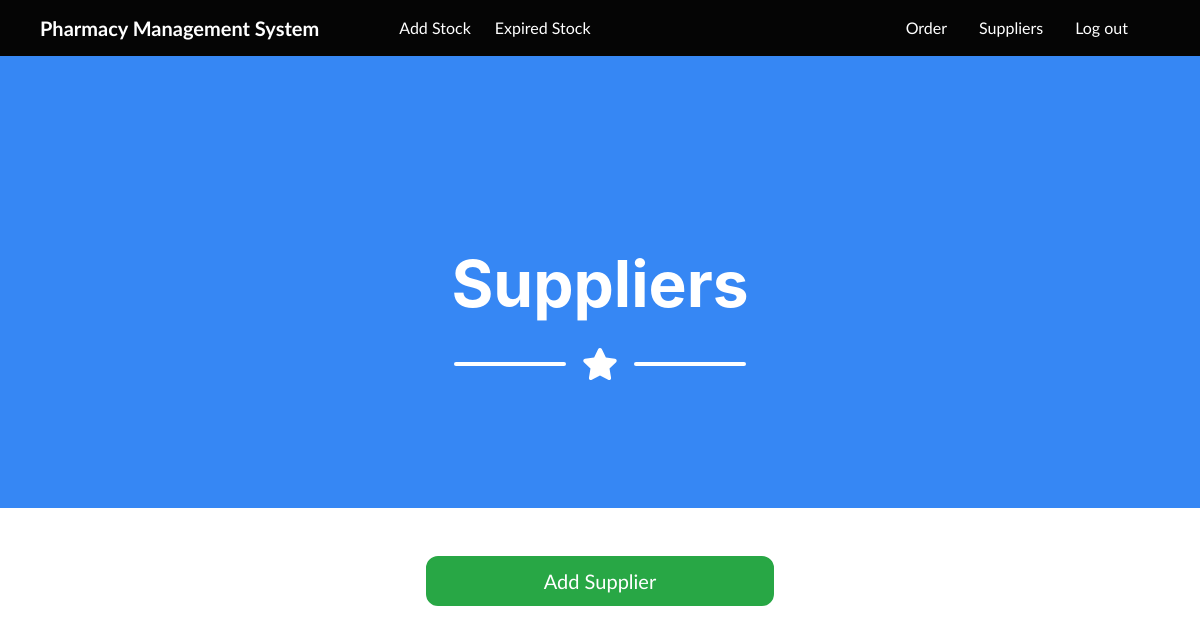
The app's page /pharmacist/viewSupplier.php (signed in), older data.
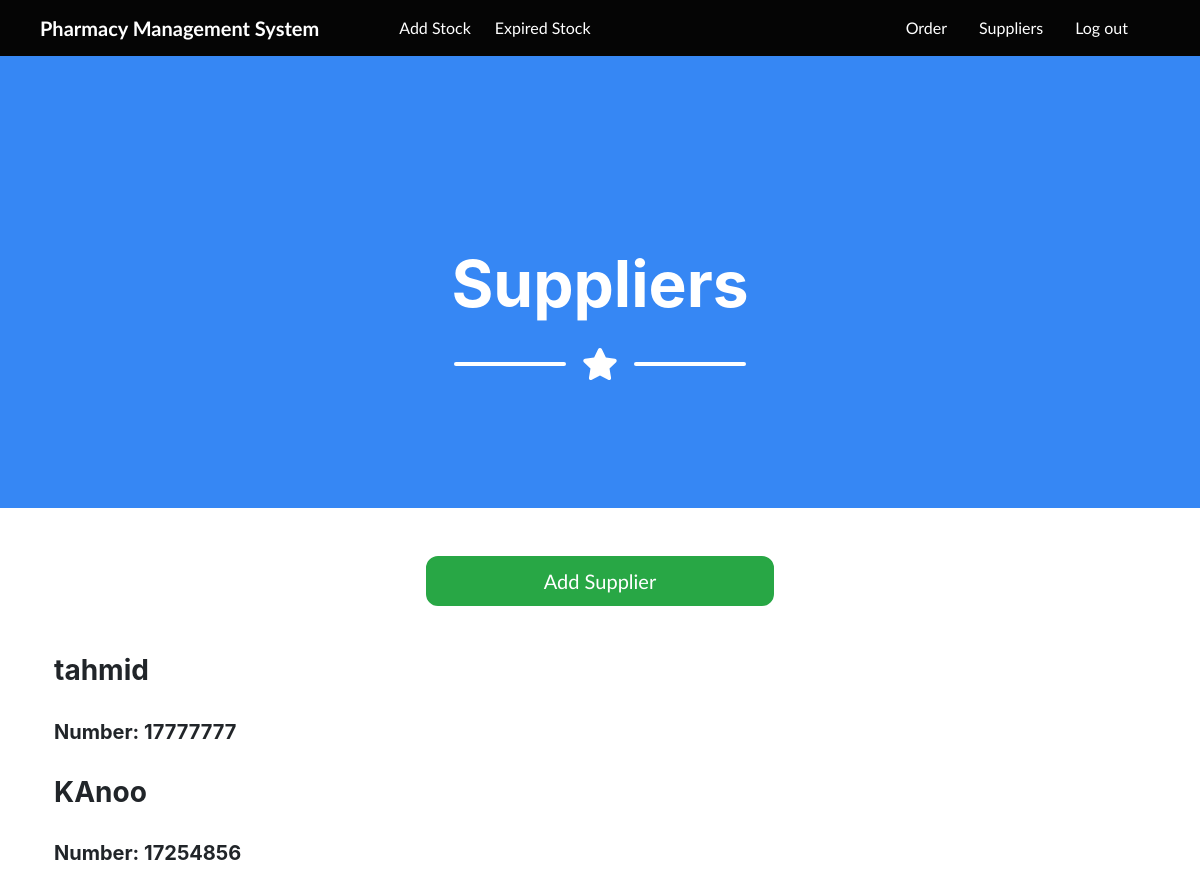
The same page, newer data.
### tables this page shows
CREATE TABLE `supplier` (
  `ID` int(9) NOT NULL,
  `name` varchar(20) NOT NULL,
  `number` varchar(10) NOT NULL,
  `contract` varchar(10) NOT NULL
);

### pharmacist/viewSupplier.php (the view, shortened to what this page needs)
<?php
require ('header_pharmacist.php');
try
{
		require ("../project_connection.php");
		$sql = "select * from supplier WHERE contract='active'";
		$rs = $db->query($sql);
}
catch(PDOException $e)
{
		die("Error Message" . $e->getMessage());
}
?>
<header class="masthead bg-primary text-white text-center px-md-3">
<div class="container d-flex align-items-center flex-column">
<h1 class="masthead-heading">Suppliers</h1>
<div class="divider-custom divider-light">
<div class="divider-custom-line"></div>
<div class="divider-custom-icon"><i class="fas fa-star"></i></div>
<div class="divider-custom-line"></div>
</div>
</div>
</header>
<br/><br/>
<div class="container align-items-center">
<div class="container d-flex align-items-center flex-column">
<button onclick="location.href = 'addSupplier.php';" class='btn btn-success btn-lg col-md-4 col-lg-4'>
	Add Supplier
</button>
</div>
<br><br>
<?php
foreach ($rs as $row)
{
				echo "<div class='row'>";
		echo "<div class='col-9 col-md-9' col-sm-12>";
		echo "<h3 class='text'>" . $row["name"] . "</h3><br />";
		echo "<h5 class='text'>Number: " . $row["number"] . "</h5><br />";
		echo "</div> <br />";
?>
<?php
		echo "</div>";
}
?>
</div>
</body>
</html>

Row changes from the older to the newer data that the page shows:
added supplier: name "tahmid", number "17777777"
added supplier: name "KAnoo", number "17254856"
